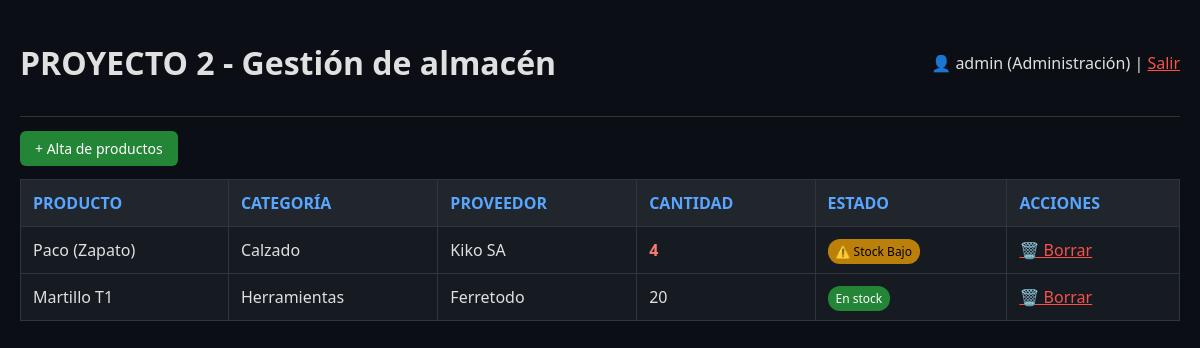
/index.php (signed in), run on the app's committed database.
### tables this page shows
CREATE TABLE `productos` (
  `id` int(11) NOT NULL,
  `nombre` varchar(50) NOT NULL,
  `categoria` varchar(50) DEFAULT NULL,
  `proveedor` varchar(50) DEFAULT NULL,
  `stock` int(11) DEFAULT 0,
  `stock_minimo` int(11) DEFAULT 5
);

### index.php (the view, shortened to what this page needs)
<?php
include 'conexion.php';
$productos = $pdo->query("SELECT * FROM productos")->fetchAll(PDO::FETCH_ASSOC);
?>
<!DOCTYPE html>
<html lang="es">
<head>
</head>
<body>
    <div class="header">
        <h1>PROYECTO 2 - Gestión de almacén</h1>
        <div>
            <span>👤 <?php echo $_SESSION['usuario']; ?> (<?php echo $_SESSION['dept']; ?>)</span> |
            <a href="logout.php" style="color:#f85149">Salir</a>
        </div>
    </div>
    <div style="margin: 20px 0;">
        <a href="insertar.php" class="btn btn-add">+ Alta de productos</a>
    </div>
    <table>
        <thead>
            <tr>
                <th>PRODUCTO</th>
                <th>CATEGORÍA</th>
                <th>PROVEEDOR</th>
                <th>CANTIDAD</th>
                <th>ESTADO</th>
                <th>ACCIONES</th>
            </tr>
        </thead>
        <tbody>
            <?php foreach ($productos as $p): ?>
            <tr>
                <td><?= $p['nombre'] ?></td>
                <td><?= $p['categoria'] ?></td>
                <td><?= $p['proveedor'] ?></td>
                <td class="<?= ($p['stock'] <= $p['stock_minimo']) ? 'stock-bajo' : '' ?>">
                    <?= $p['stock'] ?>
                </td>
                <td>
                    <?php if ($p['stock'] <= $p['stock_minimo']): ?>
                        <span class="badge badge-warning">⚠️ Stock Bajo</span>
                    <?php else: ?>
                        <span class="badge badge-ok">En stock</span>
                    <?php endif; ?>
                </td>
                <td>
                    <a href="eliminar.php?id=<?= $p['id'] ?>" class="btn-del" onclick="return confirm('¿Eliminar producto?')">🗑️ Borrar</a>
                </td>
            </tr>
            <?php endforeach; ?>
        </tbody>
    </table>
</body>
</html>

### index.php (style rules this page uses)
body { background: #0b0e14; color: #e0e0e0; font-family: 'Segoe UI', sans-serif; margin: 0; padding: 20px; }
.header { display: flex; justify-content: space-between; align-items: center; border-bottom: 1px solid #333; padding-bottom: 10px; }
table { width: 100%; border-collapse: collapse; margin-top: 20px; background: #161b22; }
th, td { padding: 12px; border: 1px solid #30363d; text-align: left; }
th { background: #21262d; color: #58a6ff; }
.stock-bajo { color: #ff7b72; font-weight: bold; }
.badge { padding: 4px 8px; border-radius: 12px; font-size: 12px; }
.badge-warning { background: #bb8009; color: black; }
.badge-ok { background: #238636; color: white; }
.btn { padding: 8px 15px; text-decoration: none; border-radius: 6px; font-size: 14px; }
.btn-add { background: #238636; color: white; }
.btn-del { color: #f85149; }

### data on the page
productos: nombre "Paco (Zapato)", categoria "Calzado", proveedor "Kiko SA", stock "4", stock_minimo "⚠️ Stock Bajo"
productos: nombre "Martillo T1", categoria "Herramientas", proveedor "Ferretodo", stock "20", stock_minimo "En stock"

### other printed values
$_SESSION['usuario'] "admin"
$_SESSION['dept'] "Administración"
